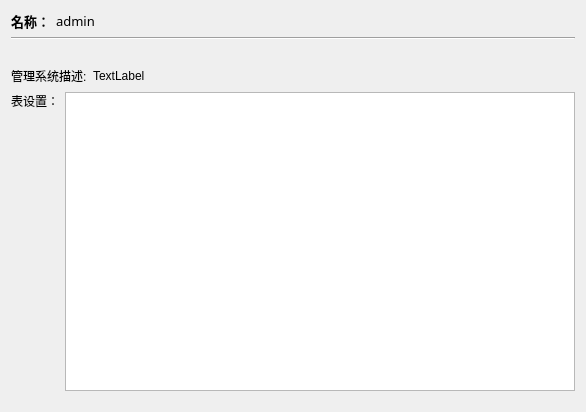
<?xml version="1.0" encoding="UTF-8"?>
<ui version="4.0">
 <class>mgmtinfowidget</class>
 <widget class="QWidget" name="mgmtinfowidget">
  <property name="geometry">
   <rect>
    <x>0</x>
    <y>0</y>
    <width>586</width>
    <height>412</height>
   </rect>
  </property>
  <property name="windowTitle">
   <string>Form</string>
  </property>
  <layout class="QVBoxLayout" name="verticalLayout">
   <item>
    <layout class="QHBoxLayout" name="horizontalLayout">
     <property name="topMargin">
      <number>0</number>
     </property>
     <property name="rightMargin">
      <number>0</number>
     </property>
     <item>
      <widget class="QLabel" name="label">
       <property name="font">
        <font>
         <family>Adobe 黑体 Std R</family>
         <pointsize>10</pointsize>
         <weight>75</weight>
         <bold>true</bold>
        </font>
       </property>
       <property name="text">
        <string>名称：</string>
       </property>
      </widget>
     </item>
     <item>
      <widget class="QLabel" name="mgmt_lab">
       <property name="font">
        <font>
         <family>Adobe 黑体 Std R</family>
         <pointsize>10</pointsize>
        </font>
       </property>
       <property name="text">
        <string>admin</string>
       </property>
      </widget>
     </item>
     <item>
      <spacer name="horizontalSpacer">
       <property name="orientation">
        <enum>Qt::Horizontal</enum>
       </property>
       <property name="sizeHint" stdset="0">
        <size>
         <width>40</width>
         <height>20</height>
        </size>
       </property>
      </spacer>
     </item>
    </layout>
   </item>
   <item>
    <widget class="Line" name="line">
     <property name="orientation">
      <enum>Qt::Horizontal</enum>
     </property>
    </widget>
   </item>
   <item>
    <spacer name="verticalSpacer_2">
     <property name="orientation">
      <enum>Qt::Vertical</enum>
     </property>
     <property name="sizeType">
      <enum>QSizePolicy::Fixed</enum>
     </property>
     <property name="sizeHint" stdset="0">
      <size>
       <width>20</width>
       <height>20</height>
      </size>
     </property>
    </spacer>
   </item>
   <item>
    <layout class="QHBoxLayout" name="horizontalLayout_2">
     <property name="bottomMargin">
      <number>0</number>
     </property>
     <item>
      <widget class="QLabel" name="label_3">
       <property name="text">
        <string>管理系统描述:</string>
       </property>
      </widget>
     </item>
     <item>
      <widget class="QLabel" name="mgmtdes_lab">
       <property name="text">
        <string>TextLabel</string>
       </property>
      </widget>
     </item>
     <item>
      <spacer name="horizontalSpacer_2">
       <property name="orientation">
        <enum>Qt::Horizontal</enum>
       </property>
       <property name="sizeHint" stdset="0">
        <size>
         <width>40</width>
         <height>20</height>
        </size>
       </property>
      </spacer>
     </item>
    </layout>
   </item>
   <item>
    <layout class="QHBoxLayout" name="horizontalLayout_3">
     <property name="bottomMargin">
      <number>10</number>
     </property>
     <item>
      <layout class="QVBoxLayout" name="verticalLayout_4">
       <property name="rightMargin">
        <number>0</number>
       </property>
       <property name="bottomMargin">
        <number>0</number>
       </property>
       <item>
        <widget class="QLabel" name="label_4">
         <property name="text">
          <string>表设置：</string>
         </property>
        </widget>
       </item>
       <item>
        <spacer name="verticalSpacer">
         <property name="orientation">
          <enum>Qt::Vertical</enum>
         </property>
         <property name="sizeHint" stdset="0">
          <size>
           <width>20</width>
           <height>40</height>
          </size>
         </property>
        </spacer>
       </item>
      </layout>
     </item>
     <item>
      <widget class="QTreeView" name="treeView">
       <property name="styleSheet">
        <string notr="true"/>
       </property>
       <property name="editTriggers">
        <set>QAbstractItemView::NoEditTriggers</set>
       </property>
       <attribute name="headerVisible">
        <bool>true</bool>
       </attribute>
       <attribute name="headerCascadingSectionResizes">
        <bool>true</bool>
       </attribute>
      </widget>
     </item>
    </layout>
   </item>
  </layout>
 </widget>
 <resources/>
 <connections/>
</ui>
